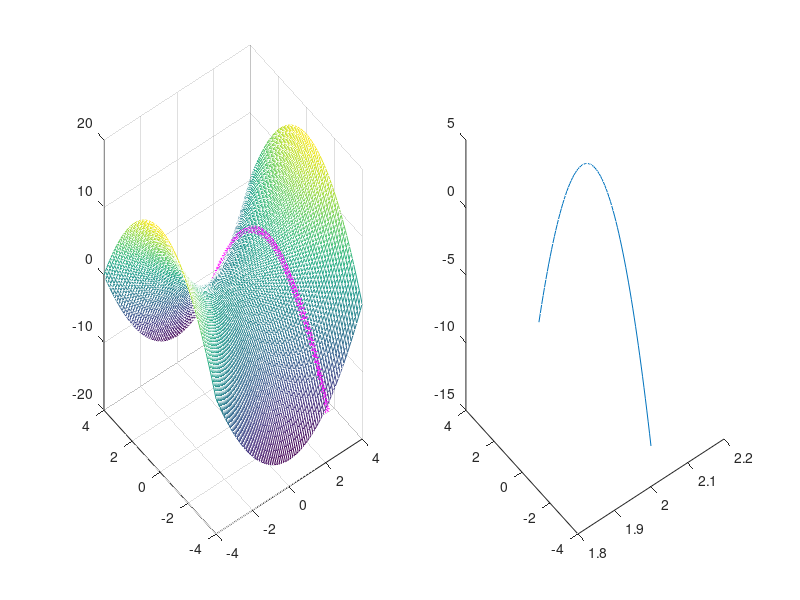
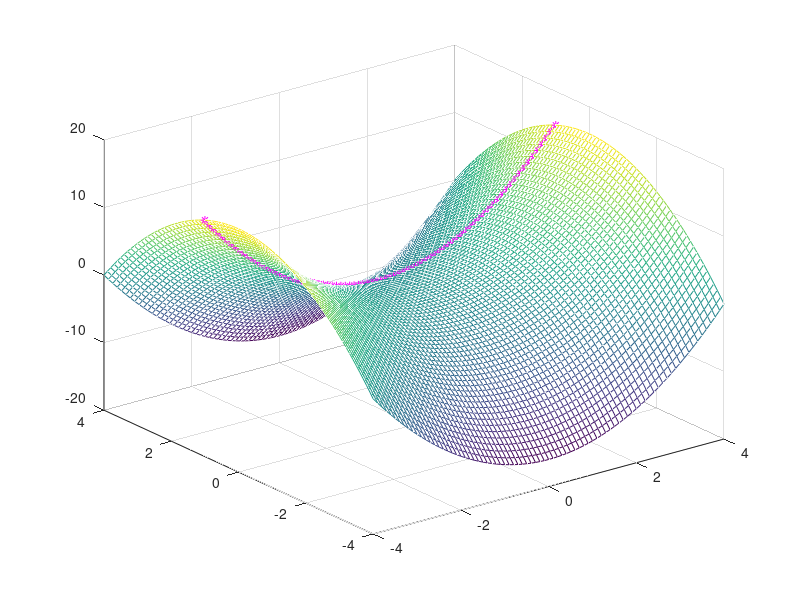
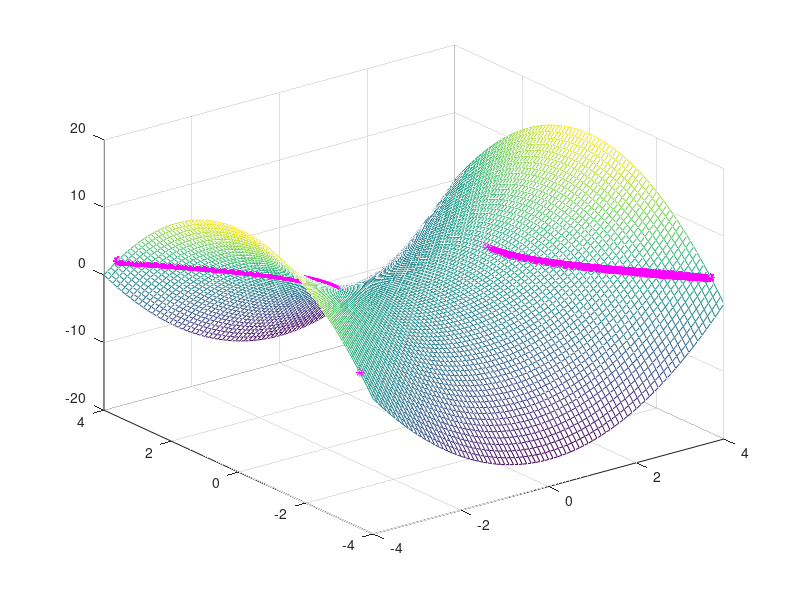

Source code (MATLAB) for these figures, in order:
x=-4:0.1:4;
y=x;
[mx,my]=meshgrid(x,y);
mz=mx.^2-my.^2;
ix=find(mx==2);
px=2*ones(1,length(ix));
py=my(ix);
pz=mz(ix);
subplot(1,2,1);
mesh(mx,my,mz);
hold on;
plot3(px,py',pz','m*');
subplot(1,2,2);
plot3(px,py',pz');
figure(2);
iy=find(my==1);
py=ones(1,length(iy));
px=mx(iy);
pz=mz(iy);
mesh(mx,my,mz);
hold on;
plot3(px',py,pz','m*');
figure(3);
x=-4:0.001:4;
z=-10:0.1:10;
[mmx,mmz]=meshgrid(x,z);
mmy=sqrt(mmx.^2-mmz);
iz=find(mmz==3);
pz=(3*ones(1,length(iz)))';
px=mmx(iz);
py=mmy(iz);
ss=find(px.^2-pz<0);
py(ss)=NaN;
mesh(mx,my,mz);
hold on;
plot3(px,py,pz,'m*');
plot3(px,-py,pz,'m*');